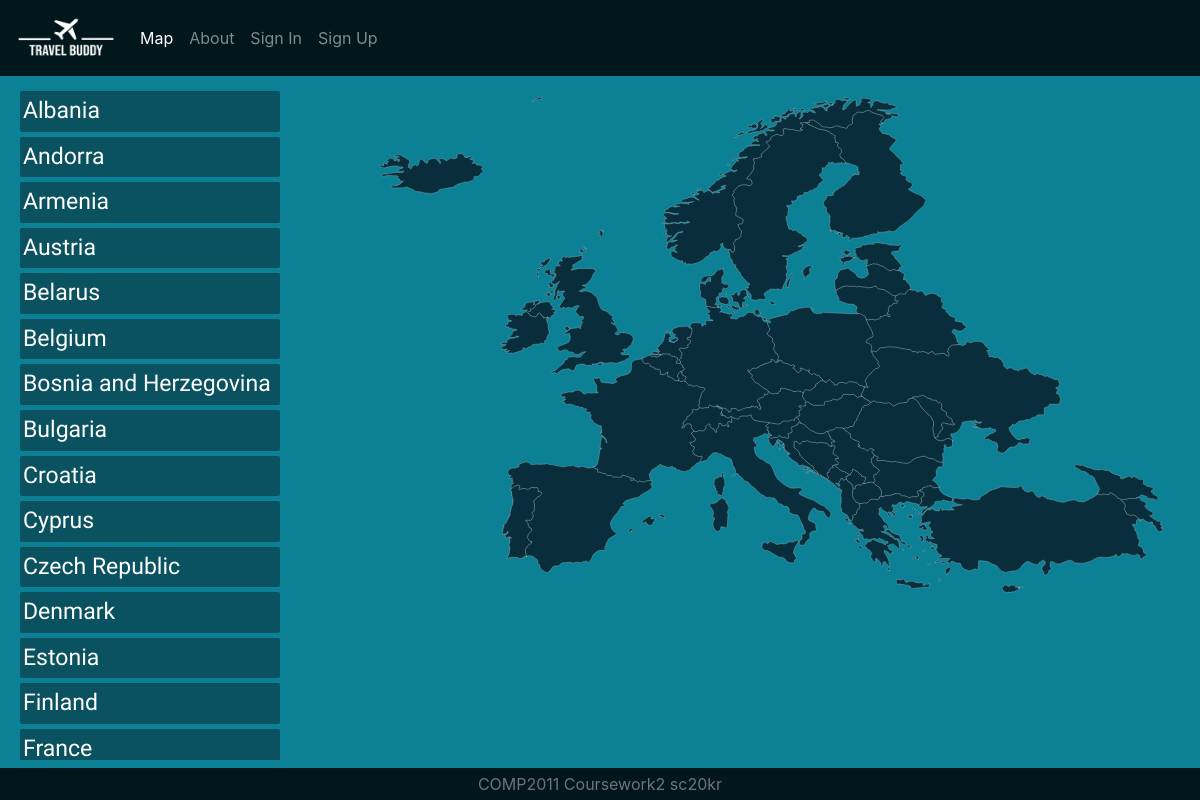
The page / on the database its author committed.
### app/models.py (models this page shows)
class Country(db.Model):
    id = db.Column(db.Integer, primary_key=True)
    name = db.Column(db.String(50), unique=True, nullable=False)
    capital = db.Column(db.String(20), nullable=False)
    lat = db.Column(db.String(120))
    lang = db.Column(db.String(120))
    language = db.Column(db.String(120), nullable=False)
    currency = db.Column(db.String(20), nullable=False)
    citizens = db.relationship('User', backref='livesin', lazy='dynamic')

### app/views.py (the view)
@app.route('/', methods=['GET', 'POST'])
def index():
    countries = Country.query.order_by(models.Country.name).all()
    return render_template('index.html',
                           title='Travel Buddy',
                           countries=countries)

### app/templates/index.html (shortened to what this page needs)
{% extends "base.html" %}
{% block content %}
<!doctype html>
<html lang="en">
<head>
    <link rel="stylesheet" href="../static/map.css" type="text/css" />
</head>
<body>
<div class="container-fluid">
    <div class="row flex-column-reverse flex-md-row">
        <div class="col-md-3 scrollable">
            {% for c in countries %}
            <div class="row crow" id="{{c.name}}">
                <span class="">{{ c.name }}</span>
            </div>
            {% endfor %}
        </div>
        <div class="col-md-9">
            <div class="map">
                <xml version="1.0"?>
            </div>
        </div>
    </div>
</div>
</body>
</html>
{% endblock %}

### app/static/style.css (style rules this page uses)
body { background-color: #0c8195; height: 100vh; }

### app/static/map.css (style rules this page uses)
body { color: white; }
.row { margin-top: 10px; font-family: 'Zen Kaku Gothic New', sans-serif; font-size: larger; }
.scrollable { height: calc(100vh - 130px); overflow: auto; }
.crow { border-radius: 2px; background-color: #0a525f; margin: 5px; padding: 3px; }
.map { margin: auto; width: 95%; }

### rows shown on the page
Country: name "Albania"
Country: name "Andorra"
Country: name "Armenia"
Country: name "Austria"
Country: name "Belarus"
Country: name "Belgium"
Country: name "Bosnia and Herzegovina"
Country: name "Bulgaria"
Country: name "Croatia"
Country: name "Cyprus"
Country: name "Czech Republic"
Country: name "Denmark"
Country: name "Estonia"
Country: name "Finland"
Country: name "France"
